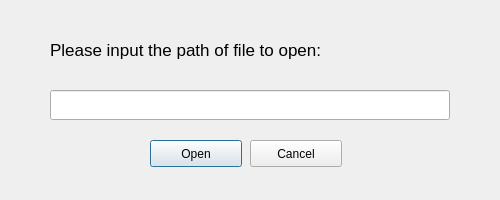
<?xml version="1.0" encoding="UTF-8"?>
<ui version="4.0">
 <class>PathURI</class>
 <widget class="QDialog" name="PathURI">
  <property name="geometry">
   <rect>
    <x>0</x>
    <y>0</y>
    <width>500</width>
    <height>200</height>
   </rect>
  </property>
  <property name="minimumSize">
   <size>
    <width>500</width>
    <height>200</height>
   </size>
  </property>
  <property name="maximumSize">
   <size>
    <width>500</width>
    <height>200</height>
   </size>
  </property>
  <property name="windowTitle">
   <string>Dialog</string>
  </property>
  <property name="windowIcon">
   <iconset>
    <normaloff>../test/1.png</normaloff>../test/1.png</iconset>
  </property>
  <widget class="QPushButton" name="pbOpen">
   <property name="geometry">
    <rect>
     <x>150</x>
     <y>140</y>
     <width>92</width>
     <height>27</height>
    </rect>
   </property>
   <property name="text">
    <string>Open</string>
   </property>
  </widget>
  <widget class="QPushButton" name="pbCancel">
   <property name="geometry">
    <rect>
     <x>250</x>
     <y>140</y>
     <width>92</width>
     <height>27</height>
    </rect>
   </property>
   <property name="text">
    <string>Cancel</string>
   </property>
  </widget>
  <widget class="QLineEdit" name="lePath">
   <property name="geometry">
    <rect>
     <x>50</x>
     <y>90</y>
     <width>400</width>
     <height>30</height>
    </rect>
   </property>
  </widget>
  <widget class="QLabel" name="label">
   <property name="geometry">
    <rect>
     <x>50</x>
     <y>30</y>
     <width>321</width>
     <height>40</height>
    </rect>
   </property>
   <property name="font">
    <font>
     <pointsize>13</pointsize>
    </font>
   </property>
   <property name="text">
    <string>Please input the path of file to open:</string>
   </property>
  </widget>
 </widget>
 <resources/>
 <connections>
  <connection>
   <sender>pbOpen</sender>
   <signal>clicked()</signal>
   <receiver>PathURI</receiver>
   <slot>pbOpenFile()</slot>
   <hints>
    <hint type="sourcelabel">
     <x>195</x>
     <y>153</y>
    </hint>
    <hint type="destinationlabel">
     <x>249</x>
     <y>99</y>
    </hint>
   </hints>
  </connection>
  <connection>
   <sender>pbCancel</sender>
   <signal>clicked()</signal>
   <receiver>PathURI</receiver>
   <slot>close()</slot>
   <hints>
    <hint type="sourcelabel">
     <x>295</x>
     <y>153</y>
    </hint>
    <hint type="destinationlabel">
     <x>249</x>
     <y>99</y>
    </hint>
   </hints>
  </connection>
  <connection>
   <sender>lePath</sender>
   <signal>textEdited(QString)</signal>
   <receiver>PathURI</receiver>
   <slot>pbOpenEnable()</slot>
   <hints>
    <hint type="sourcelabel">
     <x>249</x>
     <y>94</y>
    </hint>
    <hint type="destinationlabel">
     <x>249</x>
     <y>99</y>
    </hint>
   </hints>
  </connection>
 </connections>
 <slots>
  <slot>pbOpenFile()</slot>
  <slot>pbOpenEnable()</slot>
 </slots>
</ui>
